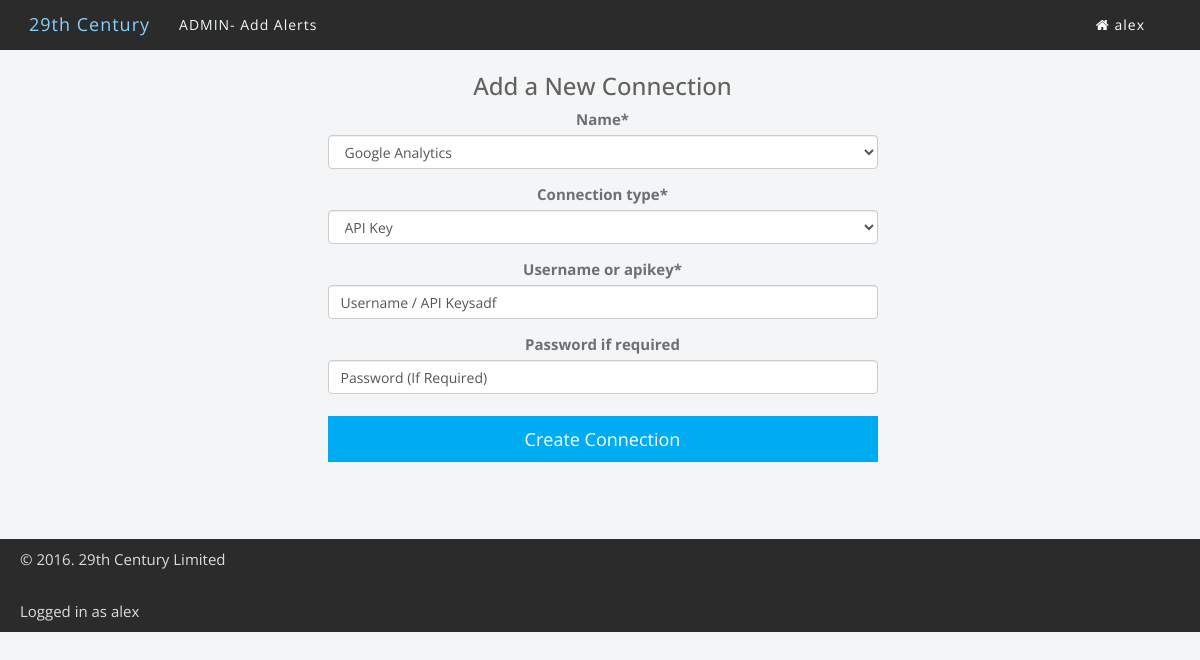
/edit/6 (signed in), run on the app's committed database.
### connectionCRUD/models.py (models this page shows, shortened)
class Conn(models.Model):
    user = models.ForeignKey(settings.AUTH_USER_MODEL)
    name = models.CharField(max_length=200, default= 'Google Analytics', choices=CATEGORIES)
    connection_type = models.CharField(max_length=200, default= 'API', choices=CONNTYPE)
    username_or_apikey = models.CharField(max_length=600, blank=False, null=False, default= 'Username / API Key')
    password_if_required = models.CharField(max_length=600, blank=True, null=True, default= 'Password (If Required)')

### connectionCRUD/views.py (the view)
# urls.py: url(r'^edit/(?P<pk>\d+)$', views.conn_update, name='conn_edit'),
@login_required
def conn_update(request, pk, template_name='conn/conn_form.html'):
    if request.user.is_superuser:
        conn= get_object_or_404(Conn, pk=pk)
    else:
        conn= get_object_or_404(Conn, pk=pk, user=request.user)
    form = connForm(request.POST or None, instance=conn)
    if form.is_valid():
        form.save()
        return redirect('conn_list')
    return render(request, template_name, {'form':form})

### connectionCRUD/views.py
class connForm(ModelForm):
    class Meta:
        model = Conn
        fields = ['name', 'connection_type', 'username_or_apikey', 'password_if_required']

### templates/conn/conn_form.html (shortened to what this page needs)
{% load crispy_forms_tags %}
{% load staticfiles %}
<!DOCTYPE html>
<html lang="en">
    <head>
        {% include 'head.html' %}
    </head>
    <body>
        {% include 'navbar2.html' %}
        <link rel="stylesheet" href="{% static 'css/pricing.css' %}">
	<div class="container text-center">
		<br/>
		<br/>
		<br/>
		<div class="row m-t-lg m-b"><div class="col-sm-8 col-sm-offset-2 col-md-6 col-md-offset-3 col-lg-6 col-lg-offset-3"><h3 class="m-t-0">Add a New Connection</h3>
			<form method="post">{% csrf_token %}
			    {{ form|crispy }}
			    <input class='btn btn-success btn-lg btn-block' type="submit" value="Create Connection" />
			</form>
		</div></div>
</div>
<br/>
<br/>
<br/>
<br/>
{% include 'footer.html' %}
    </body>
</html>

### templates/navbar2.html (shortened to what this page needs)
{% load staticfiles %}
        <nav class="navbar navbar-trans navbar-fixed-top" role="navigation">
            <div class="container">
                <div class="navbar-header">
                    <a class="navbar-brand text-danger" href="{% url 'home' %}">29th Century</a>
                </div>
                 <div class="navbar-collapse collapse" id="navbar-collapsible">
                    {% if request.user.is_superuser %}
                    <ul class="nav navbar-nav navbar-left">
                                <li><a href="{% url 'alertform' %}"><span class="hidden-tablet"> ADMIN- Add Alerts</span></a></li>
                    </ul>
                    {% endif %}
                <div class="nav-no-collapse header-nav">
                        <ul class="nav pull-right">
                            <li class="dropdown">
                                <a class="btn dropdown-toggle" data-toggle="dropdown" href="#"><span class="fa fa-home"></span>  {{ request.user }}</a>
                            </li>
                        </ul>
                    </div>
            </div>
            </div>
        </nav>

### templates/footer.html (shortened to what this page needs)
       {% load staticfiles %}
        <footer>
            <p><span style="text-align:left;float:left">&copy; 2016. 29th Century Limited</a></span></p>
            <br></br>
        {% if request.user %}
          Logged in as {{ request.user }}
        {% else %}
          Not Logged in
        {% endif %}
        </footer>

### static/css/styles.css (style rules this page uses)
ul { font-size:14px; }
a { color:#999; }
.btn,.well,.panel { border-radius:0; }
.text-danger, a.text-danger { color:#88D0FF; }
.navbar-trans { background-color:#2b2b2b; color:#cdcdcd; border-width:0; }
.navbar-trans .navbar-brand, .navbar-trans >.navbar-brand { padding: 14px; color:#88D0FF; }
.navbar-trans a { color:#F2FAF5; letter-spacing:1px; }
footer { background-color:#2b2b2b; color:#ddd; bottom:0; width:100%; }

### static/css/style-responsive.css (style rules this page uses)
@media (min-width: 1200px) { footer { margin: 0px 0px 0px 0px; padding: 10px 20px; } }

### static/css/stylenew.css (style rules this page uses)
.row > * { padding-left: 20px !important; }
h3 { margin: 0 0 10px 0; color: #616161; }
input { background: #FFF; border: 1px dotted #888; font-size: 14px; border-radius: 10px; }
input[type='submit'] { background: #00acf1; border: 1px solid #00acf1; color: #fff; width: 100px; transition: all 0.2s ease ease-in-out 0s; -moz-transition: all 0.2s ease-in-out 0s; -webkit-transition: all 0.2s ease-in-out 0s; -o-transition: all 0.2s ease-in-out 0s; position: relative; top: 7px; }
a { color: #999; }
.navbar { margin-bottom: 0px; }
.header-nav { padding: 0px; color: #fff !important; background: #000 !important; }
.header-nav .nav { margin: 0px; }
.header-nav .btn { display: inline-block; padding: 21px 20px; margin-top: 0px; margin-left: 0px; font-size: 14px; line-height: 20px; text-align: center; text-shadow: none; vertical-align: middle; cursor: pointer; background: transparent; border-left: none; border-right: none; border-top: 0px; border-bottom: 0px; -webkit-border-radius: 0px; -moz-border-radius: 0px; border-radius: 0px; -webkit-box-shadow: none !important; -moz-box-shadow: none !important; box-shadow: none !important; }
.header-nav a.btn { color: #fff !important; text-shadow: none !important; padding: 15px 25px !important; }

### static/css/search.css (style rules this page uses)
body { min-height: 500px; }

### static/css/pricing.css (style rules this page uses)
html { height: 100%; }
body { font-family: "Open Sans", "Work sans", "Helvetica Neue", Helvetica, Arial, sans-serif; font-size: 15px; line-height: 1.4; color: #6C6F73; min-height: 100%; background-color: #F4F5F6; }

### data on the page
Conn: name "Google Analytics", connection_type "API Key", username_or_apikey "Username / API Keysadf", password_if_required "Password (If Required)"

### other printed values
{{ request.user }} "alex"
